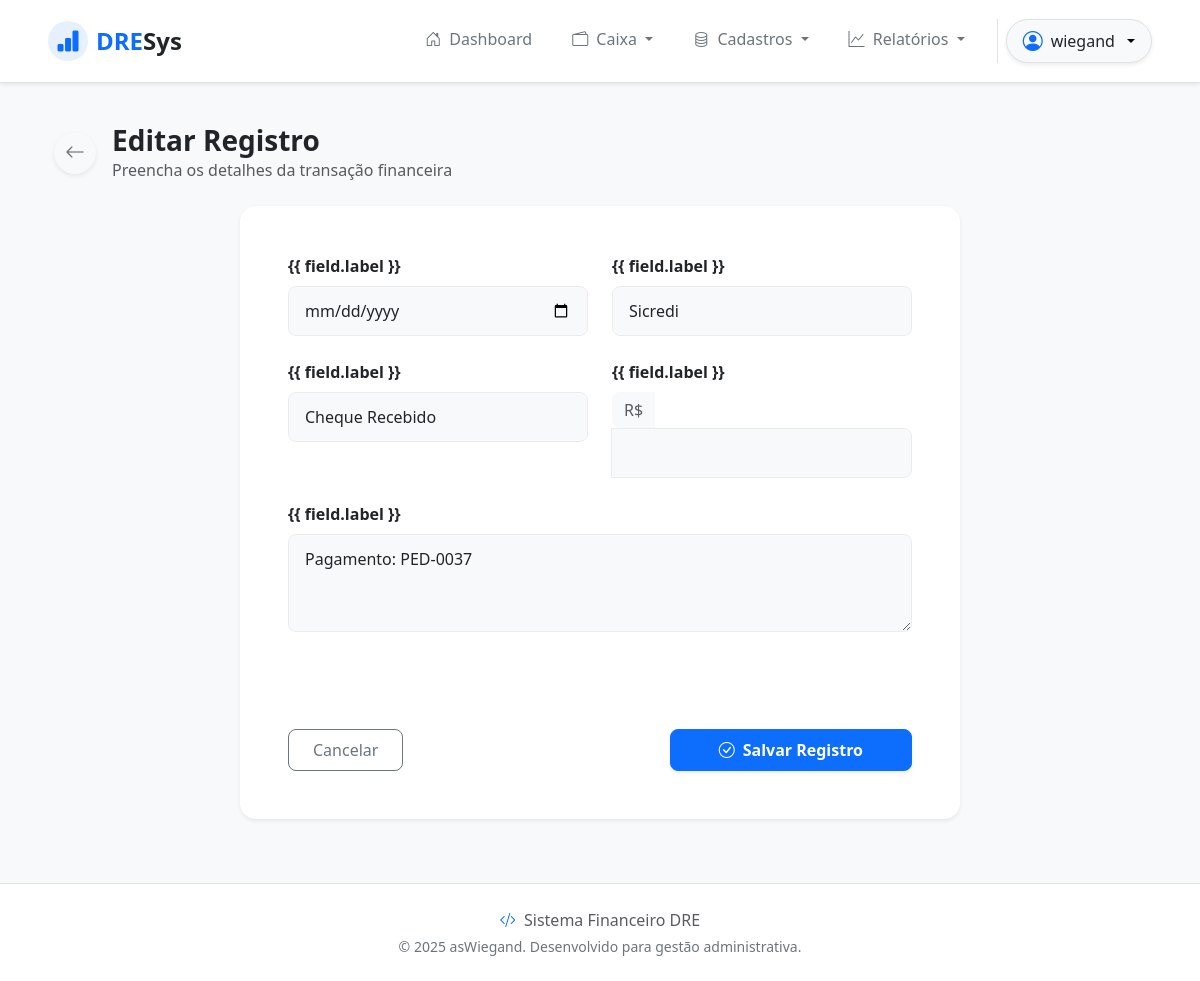
The page /moviments/update/76/ (signed in) on the database its author committed.
### moviments/models.py (models this page shows, shortened)
class Moviment(models.Model):
    moviment_date = models.DateField()
    bank_id = models.ForeignKey(Bank, on_delete=models.PROTECT, related_name='moviments')
    accounting = models.ForeignKey(Accounting, on_delete=models.PROTECT, related_name='moviments')
    value = models.DecimalField(max_digits=20, decimal_places=2, default=0)
    description = models.TextField()
    created_at = models.DateTimeField(auto_now_add=True)
    updated_at = models.DateTimeField(auto_now=True)
    class Meta:
        ordering = ['-created_at']

### moviments/views.py (the view)
# urls.py: path('moviments/update/<int:pk>/', MovimentUpdateView.as_view(), name='moviment_update'),
class MovimentUpdateView(LoginRequiredMixin, PermissionRequiredMixin, UpdateView):
    permission_required = 'moviments.change_moviment'
    model = models.Moviment
    template_name = 'moviment_form.html'
    form_class = forms.MovimentForm
    success_url = reverse_lazy('moviment_list')

### moviments/forms.py
class MovimentForm(forms.ModelForm):
    class Meta:
        model = models.Moviment
        fields = ['moviment_date', 'bank_id', 'accounting', 'value', 'description']
        widgets = {
            'moviment_date': forms.DateInput(attrs={'class': 'form-control', 'type': 'date'}),
            'bank_id': forms.Select(attrs={'class': 'form-control'}),
            'accounting': forms.Select(attrs={'class': 'form-control'}),
            'value': forms.NumberInput(attrs={'class': 'form-control'}),
            'description': forms.Textarea(attrs={'class': 'form-control', 'rows': 3}),
        }
        labels = {
            'moviment_date': 'Data',
            'bank_id': 'Banco',
            'accounting': 'Plano de Contas',
            'description': 'Descrição',
            'value': 'Valor',
        }

### accountings/models.py (called while the page is built)
    def __str__(self):
        return self.acc_name

### banks/models.py (called while the page is built)
    def __str__(self):
        return self.bank_name

### moviments/templates/moviment_form.html (shortened to what this page needs)
{% extends 'base.html' %}
{% block content %}
<div class="container-fluid py-4">
    <div class="mb-4 d-flex align-items-center">
        <a href="{% url 'moviment_list' %}" class="btn btn-light shadow-sm text-secondary me-3"
            style="border-radius: 50%; width: 42px; height: 42px; display: flex; align-items: center; justify-content: center;">
            <i class="bi bi-arrow-left fs-5"></i>
        </a>
        <div>
            <h3 class="fw-bold text-dark mb-0">{% if object %}Editar Registro{% else %}Nova Movimentação{% endif %}</h3>
            <p class="text-muted mb-0">Preencha os detalhes da transação financeira</p>
        </div>
    </div>
    <div class="row justify-content-center">
        <div class="col-lg-8">
            <div class="card border-0 shadow-sm rounded-4">
                <div class="card-body p-5">
                    <form method="post" class="needs-validation" novalidate>
                        <div class="row g-4">
                            {% for field in form %}
                            <div class="col-md-{% if field.name == 'description' %}12{% else %}6{% endif %}">
                                <label for="{{ field.id_for_label }}" class="form-label fw-semibold text-dark">{{
                                    field.label }}</label>
                                {% if field.name == 'value' %}
                                <div class="input-group">
                                    <span class="input-group-text bg-light border-0 text-muted">R$</span>
                                    {% if field.value %}
                                    <input type="{{ field.field.widget.input_type|default:'text' }}"
                                        name="{{ field.name }}" id="{{ field.id_for_label }}" class="form-control"
                                        value="{{ field.value }}" required>
                                    {% else %}
                                    <input type="{{ field.field.widget.input_type|default:'text' }}"
                                        name="{{ field.name }}" id="{{ field.id_for_label }}" class="form-control"
                                        required>
                                    {% endif %}
                                </div>
                                {% else %}
                                <div class="form-control-wrapper">
                                    {{ field }}
                                </div>
                                {% endif %}
                            </div>
                            {% endfor %}
                        </div>
                        <hr class="my-5 border-light">
                        <div class="d-flex justify-content-between align-items-center">
                            <a href="{% url 'moviment_list' %}"
                                class="btn btn-outline-secondary px-4 py-2 rounded-3 fw-medium">
                                Cancelar
                            </a>
                            <button type="submit" class="btn btn-primary px-5 py-2 rounded-3 fw-bold shadow-sm">
                                <i class="bi bi-check-circle me-2"></i>Salvar Registro
                            </button>
                        </div>
                    </form>
                </div>
            </div>
        </div>
    </div>
</div>
{% endblock %}

### app/templates/components/_header.html (shortened to what this page needs)
<nav class="navbar navbar-expand-lg navbar-light bg-white fixed-top shadow-sm py-3 border-bottom">
  <div class="container-fluid px-4 px-lg-5">
    <a class="navbar-brand d-flex align-items-center fw-bold fs-4 text-primary" href="{% url 'home' %}">
      <div
        class="bg-primary bg-opacity-10 text-primary rounded-circle d-flex align-items-center justify-content-center me-2"
        style="width: 40px; height: 40px;">
        <i class="bi bi-bar-chart-fill"></i>
      </div>
      DRE<span class="text-dark">Sys</span>
    </a>
    <div class="collapse navbar-collapse" id="navbarMain">
      <ul class="navbar-nav ms-auto mb-2 mb-lg-0 gap-2">
        {% if request.user.is_authenticated %}
        <li class="nav-item">
          <a class="nav-link fw-medium px-3 {% if request.resolver_match.url_name == 'home' %}active text-primary{% else %}text-secondary{% endif %}"
            href="{% url 'home' %}">
            <i class="bi bi-house-door me-1"></i> Dashboard
          </a>
        </li>
        {% if perms.inflows.view_inflow or perms.outflows.view_outflow or perms.moviments.view_moviment %}
        <li class="nav-item dropdown">
          <a class="nav-link dropdown-toggle fw-medium px-3 text-secondary" href="#" id="caixaDropdown" role="button"
            data-bs-toggle="dropdown" aria-expanded="false">
            <i class="bi bi-wallet2 me-1"></i> Caixa
          </a>
        </li>
        {% endif %}
        {% if perms.suppliers.view_supplier or perms.banks.view_bank or perms.accountings.view_accounting or perms.payments.view_payment %}
        <li class="nav-item dropdown">
          <a class="nav-link dropdown-toggle fw-medium px-3 text-secondary" href="#" id="cadastrosDropdown"
            role="button" data-bs-toggle="dropdown" aria-expanded="false">
            <i class="bi bi-database me-1"></i> Cadastros
          </a>
        </li>
        {% endif %}
        {% if perms.inflows.view_inflow or perms.outflows.view_outflow %}
        <li class="nav-item dropdown">
          <a class="nav-link dropdown-toggle fw-medium px-3 text-secondary" href="#" id="relatoriosDropdown"
            role="button" data-bs-toggle="dropdown" aria-expanded="false">
            <i class="bi bi-graph-up me-1"></i> Relatórios
          </a>
        </li>
        {% endif %}
        <li class="nav-item border-start ms-2 ps-2">
          <div class="dropdown">
            <button
              class="btn btn-light dropdown-toggle d-flex align-items-center gap-2 rounded-pill px-3 shadow-sm border"
              type="button" id="userMenu" data-bs-toggle="dropdown" aria-expanded="false">
              <i class="bi bi-person-circle fs-5 text-primary"></i>
              <span class="fw-medium text-dark">{{ request.user.username }}</span>
            </button>
          </div>
        </li>
        {% endif %}
      </ul>
    </div>
  </div>
</nav>

### app/templates/base.html (style rules this page uses)
body { background-color: #f8f9fa; }

### app/templates/components/_header.html (style rules this page uses)
.navbar .nav-link { transition: color 0.2s ease-in-out; }

### moviments/templates/moviment_form.html (style rules this page uses)
.form-control-wrapper input, .form-control-wrapper select, .form-control-wrapper textarea, .input-group .form-control { background-color: #f8f9fa; border: 1px solid #e9ecef; border-radius: 0.5rem; padding: 0.75rem 1rem; transition: all 0.2s ease-in-out; width: 100%; display: block; }
.input-group .input-group-text { border-radius: 0.5rem 0 0 0.5rem; }
.input-group .form-control { border-radius: 0 0.5rem 0.5rem 0; }

### rows shown on the page
Moviment: form "Sicredi" "Cheque Recebido" "Pagamento: PED-0037"

### other values the page prints
{{ request.user.username }} "wiegand"
